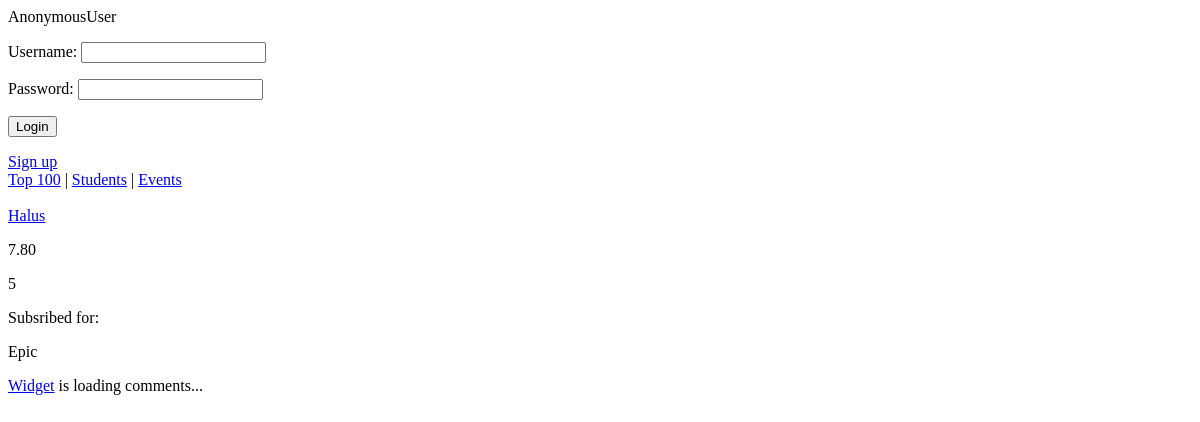
Page /teacher/1/ on the earlier database version.
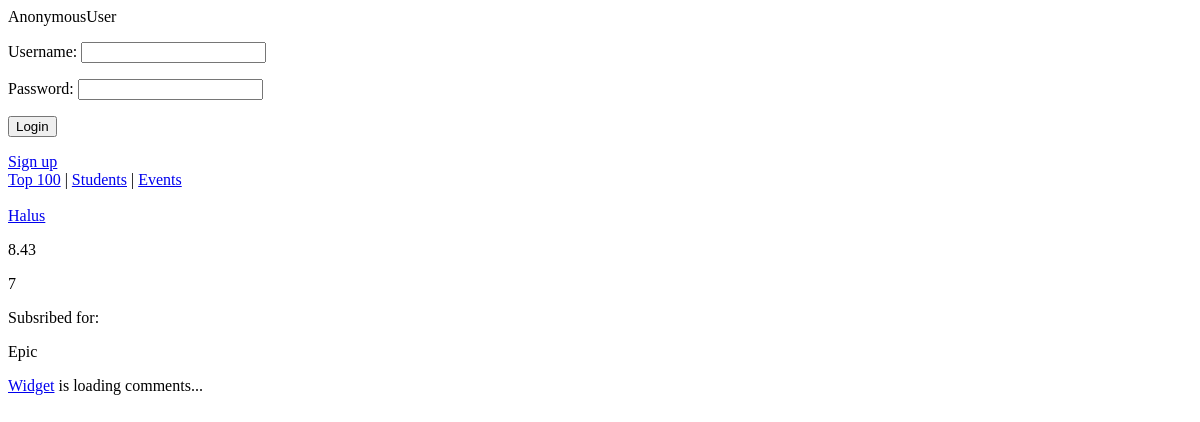
Same page on the later database version.
### ratings/models.py (models this page shows)
class Teacher(models.Model):
	user = models.OneToOneField(User)
	department = models.ForeignKey(Department, related_name="teachers")
	avg_rating = models.DecimalField(max_digits=4, decimal_places=2, default=0, editable=False)
	count_of_votes = models.IntegerField(default=0, editable=False)
	voted_students = models.ManyToManyField('Student', related_name="rated_teachers", editable=False)
	def vote(self, vote, student):
		if not vote == -1:
			if student is not None:
				if not self.voted_students.filter(user__id=student.user.id).exists():
					self.avg_rating = ((self.avg_rating * self.count_of_votes) + vote) / (self.count_of_votes + 1)
					self.count_of_votes += 1
					self.voted_students.add(student)
					self.save()
	 				return True
		return False
	def __str__(self):
		return self.user.get_username()

### ratings/views.py (the view)
# urls.py: url(r'^teacher/(?P<pk>[0-9]+)/$', views.teacher_page, name="teacher_page"),
def teacher_page(request, pk):
    teacher = get_object_or_404(Teacher, pk=pk)
    if hasattr(request.user, 'student'):
        perm_to_vote = True
    else:
        perm_to_vote = False
    return render(request, 'ratings/teacher_page.html', {'teacher': teacher, 'range': range(1, 11), 'perm_to_vote': perm_to_vote})

### ratings/ctx_log_processor.py (called while the page is built)
def auth_form(request):
    return {'form': AuthForm(), 'request': request}

### ratings/templates/ratings/teacher_page.html (shortened to what this page needs)
{% extends 'base.html' %}
{% block content %}
    <div>
		<a href="{% url 'ratings.views.teacher_page' pk=teacher.pk %}">{{ teacher.user.username }}</a>
		<p>{{ teacher.avg_rating }}</p>
		<p>{{ teacher.count_of_votes }}</p>
        Subsribed for:
        {% for event in teacher.user.events.all %}
           <p> {{ event.name }}</p>
        {% endfor %}
    {% include 'comments.html' %}
{% endblock %}

Differences in the rows shown:
changed Teacher "Halus": avg_rating "7.80" → "8.43"; count_of_votes "5" → "7"
